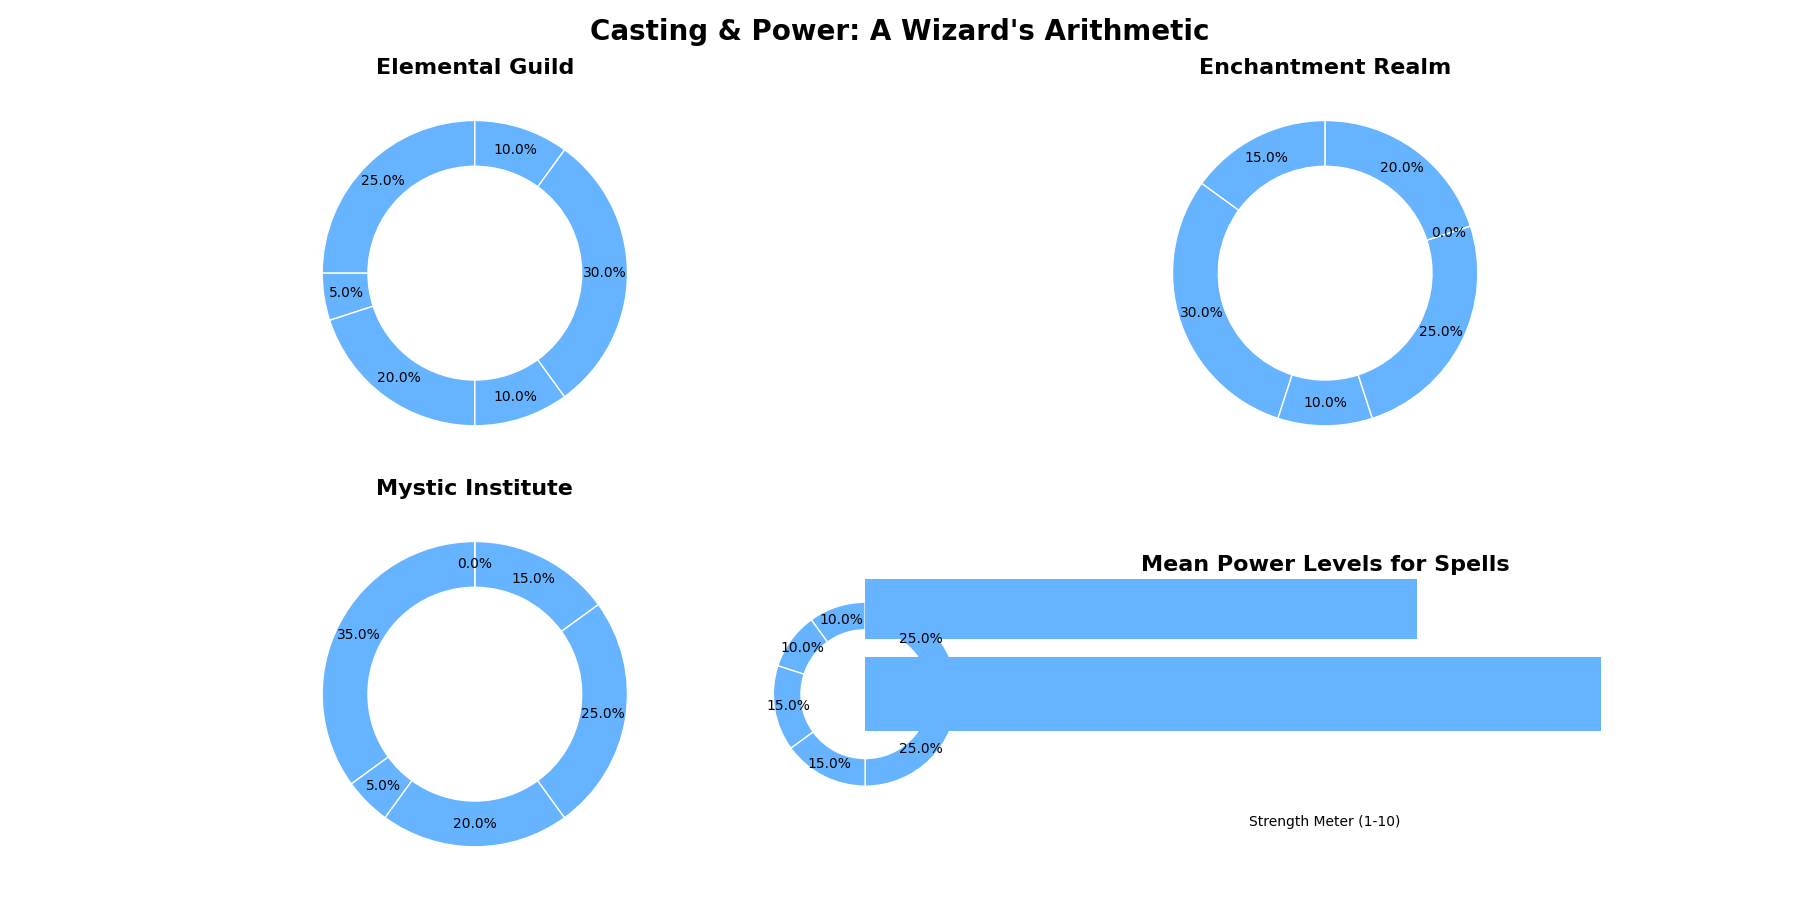

Reproduce this figure in Python.
import matplotlib.pyplot as plt
import numpy as np

wizardry_schools = ['Elemental Guild', 'Enchantment Realm', 'Mystic Institute', 'Arcane Academy']
spell_types = ['Earth Spells', 'Healing Spells', 'Fire Spells', 'Air Spells', 'Lightning Spells', 'Water Spells']

arcane_spells = [25, 5, 20, 10, 30, 10]
mystic_spells = [15, 30, 10, 25, 0, 20]
elemental_spells = [35, 5, 20, 25, 15, 0]
enchantment_spells = [10, 10, 15, 15, 25, 25]

average_power_levels = [8, 6, 7, 9]

single_color = '#66b3ff'

fig, axs = plt.subplots(2, 2, figsize=(18, 9))

data = [arcane_spells, mystic_spells, elemental_spells, enchantment_spells]

for i, ax in enumerate(axs.flatten()[:len(data)]):
    wedges, texts, autotexts = ax.pie(
        data[i],
        autopct='%1.1f%%',
        pctdistance=0.85,
        colors=[single_color] * len(data[i]),
        startangle=90,
        wedgeprops=dict(width=0.3, edgecolor='w')
    )
    # Draw white circle at the center to turn pie into a donut
    center_circle = plt.Circle((0, 0), 0.50, fc='white')
    ax.add_artist(center_circle)
    ax.set_title(wizardry_schools[i], fontsize=16, fontweight='bold', loc='center')

fig.suptitle("Casting & Power: A Wizard's Arithmetic", fontsize=20, fontweight='bold')

axs.flatten()[-1].barh(wizardry_schools, average_power_levels, color=single_color)
axs.flatten()[-1].set_title('Mean Power Levels for Spells', fontsize=16, fontweight='bold')
axs.flatten()[-1].set_xlabel('Strength Meter (1-10)')
axs.flatten()[-1].set_xlim(0, 10)

plt.tight_layout()
plt.show()
